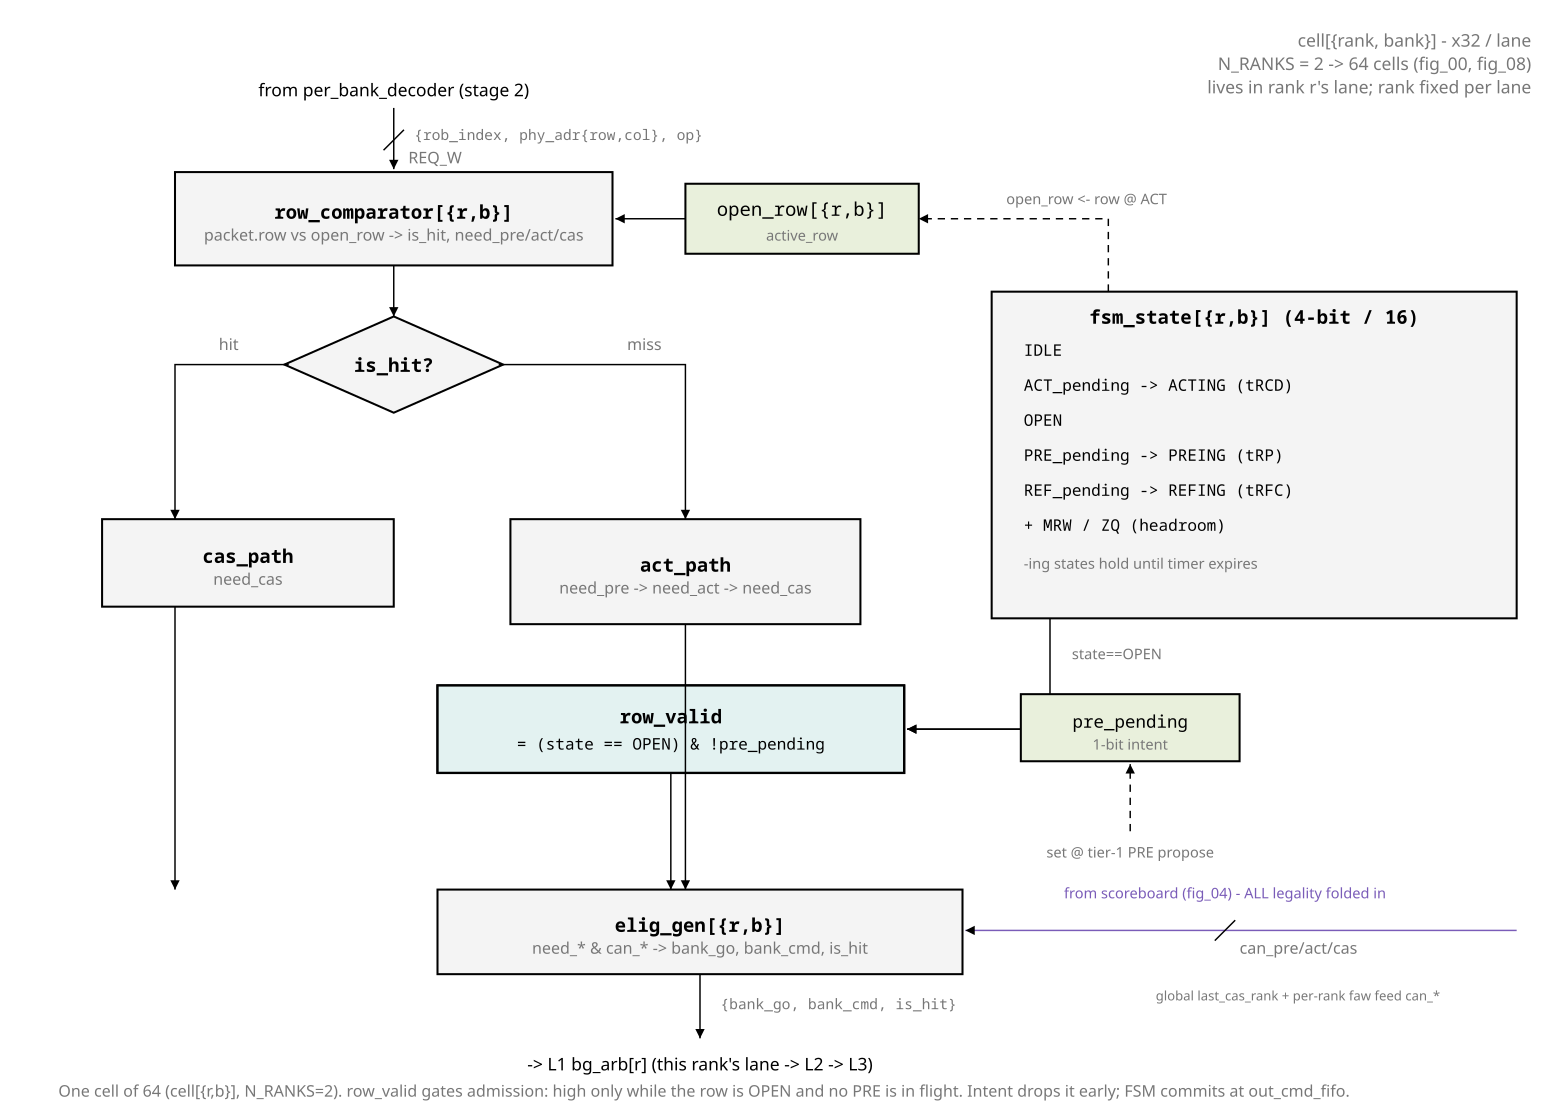

Reproduce this figure in Python.
from rtlfig import Fig, MUTED, FILL_ACTIVE, FILL_CELL

# fig_03 — per-bank cell cell[{rank,bank}]: CAM(open_row) + 16-state FSM + elig.
# Invariant: row_valid = (state==OPEN) & !pre_pending.

SB = "#7a5cb8"   # scoreboard / can_* net class
f = Fig(1060, 760)

f.note(1050, 32, "cell[{rank, bank}]   -   x32 / lane", anchor="end")
f.note(1050, 48, "N_RANKS = 2  ->  64 cells (fig_00, fig_08)", anchor="end")
f.note(1050, 64, "lives in rank r's lane; rank fixed per lane", anchor="end")

# ---------------- packet in from decoder ----------------
f.text(270, 66, "from per_bank_decoder (stage 2)", size=12, mono=False,
       anchor="middle")
f.line(270, 74, 270, 116, arrow=True)
f.slash(270, 96, "REQ_W")
f.text(284, 96, "{rob_index, phy_adr{row,col}, op}", size=10, fill=MUTED)

# ---------------- row_comparator + open_row (CAM) ----------------
f.logic(120, 118, 300, 64, "row_comparator[{r,b}]",
        "packet.row vs open_row  ->  is_hit, need_pre/act/cas")
f.rect(470, 126, 160, 48, fill=FILL_CELL, width=1.4)
f.text(550, 148, "open_row[{r,b}]", size=13, anchor="middle")
f.text(550, 165, "active_row", size=10, mono=False, anchor="middle", fill=MUTED)
f.line(470, 150, 422, 150, arrow=True)

# ---------------- hit / miss split ----------------
f.line(270, 182, 270, 217, arrow=True)
f.decision(270, 250, 150, 66, "is_hit?")

f.path("M198 250 L120 250 L120 356", arrow=True)
f.text(150, 240, "hit", size=11, mono=False, fill=MUTED)
f.logic(70, 356, 200, 60, "cas_path", "need_cas")

f.path("M342 250 L470 250 L470 356", arrow=True)
f.text(430, 240, "miss", size=11, mono=False, fill=MUTED)
f.logic(350, 356, 240, 72, "act_path", "need_pre -> need_act -> need_cas")

# ---------------- 16-state FSM ----------------
fsm = f.logic(680, 200, 360, 224, "fsm_state[{r,b}]   (4-bit / 16)", top=True)
sy = 244
for ln in ["IDLE", "ACT_pending  ->  ACTING (tRCD)", "OPEN",
           "PRE_pending  ->  PREING (tRP)",
           "REF_pending  ->  REFING (tRFC)", "+ MRW / ZQ   (headroom)"]:
    f.text(702, sy, ln, size=11)
    sy += 24
f.text(702, sy + 2, "-ing states hold until timer expires", size=10,
       mono=False, fill=MUTED)

# open_row written on ACT
f.path("M760 200 L760 150 L630 150", arrow=True, dashed=True)
f.text(690, 140, "open_row <- row @ ACT", size=10, mono=False, fill=MUTED)

# ---------------- row_valid gate  (THE INVARIANT) ----------------
rv = f.logic(300, 470, 320, 60, "row_valid")
f.rect(300, 470, 320, 60, fill=FILL_ACTIVE, width=1.6)
f.text(460, 496, "row_valid", size=13, anchor="middle", bold=True)
f.text(460, 514, "= (state == OPEN) & !pre_pending", size=11, anchor="middle")

f.path("M720 424 L720 500 L622 500", arrow=True)
f.text(735, 452, "state==OPEN", size=10, mono=False, fill=MUTED)

# pre_pending intent flag
f.rect(700, 476, 150, 46, fill=FILL_CELL, width=1.4)
f.text(775, 499, "pre_pending", size=12, anchor="middle")
f.text(775, 514, "1-bit intent", size=10, mono=False, anchor="middle", fill=MUTED)
f.line(700, 500, 622, 500, arrow=True)
f.line(775, 570, 775, 524, arrow=True, dashed=True)
f.text(775, 588, "set @ tier-1 PRE propose", size=10, mono=False,
       anchor="middle", fill=MUTED)

# ---------------- elig_gen (arb L0) ----------------
f.line(120, 416, 120, 610, arrow=True)          # cas_path need_cas
f.line(470, 428, 470, 610, arrow=True)          # act_path need_*
f.line(460, 530, 460, 610, arrow=True)          # row_valid gate
f.logic(300, 610, 360, 58, "elig_gen[{r,b}]",
        "need_* & can_*  ->  bank_go, bank_cmd, is_hit")

# can_* from scoreboard
f.line(1040, 638, 662, 638, arrow=True, stroke=SB)
f.slash(840, 638, "can_pre/act/cas")
f.text(840, 616, "from scoreboard (fig_04)  -  ALL legality folded in", size=10,
       mono=False, anchor="middle", fill=SB)
f.text(890, 686, "global last_cas_rank + per-rank faw feed can_*", size=9,
       mono=False, anchor="middle", fill=MUTED)

# ---------------- output ----------------
f.line(480, 668, 480, 712, arrow=True)
f.text(494, 692, "{bank_go, bank_cmd, is_hit}", size=10, fill=MUTED)
f.text(480, 734, "->  L1 bg_arb[r]   (this rank's lane -> L2 -> L3)", size=12,
       mono=False, anchor="middle")

f.caption(40, 752, "One cell of 64 (cell[{r,b}], N_RANKS=2). row_valid gates "
                   "admission: high only while the row is OPEN and no PRE is in "
                   "flight. Intent drops it early; FSM commits at out_cmd_fifo.")

f.save("fig_03_perbank.svg")
print("wrote fig_03_perbank.svg")
